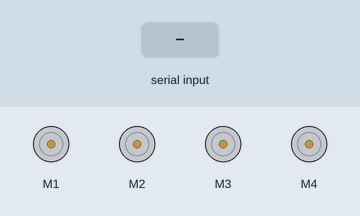
Recording of a sketch running on a simulated Arduino Uno, built with avr-gcc and run on an emulated ATmega328P. Parts: 4 × DC motor (green arrow = forward, orange = backward, longer = faster). The inputs (shaded band) are chosen by the test bench.

Above: at 1.2 s.
1.3 s: "F" received over the second serial link
At 2.2 s:
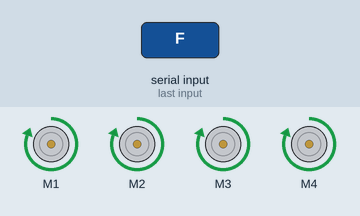
2.8 s: "B" received over the second serial link
At 3.3 s:
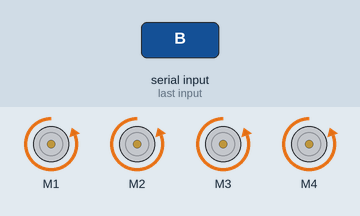
4.3 s: "L" received over the second serial link
At 5.5 s:
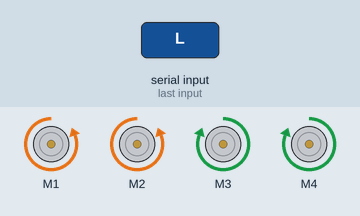
5.8 s: "R" received over the second serial link
At 6.8 s:
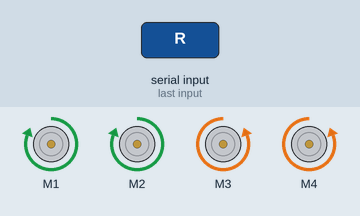
7.3 s: "1" received over the second serial link
At 7.9 s:
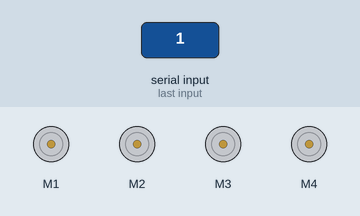
Timing chart, 0 to 9.8 s (numbered marks = the images above; inputs shaded):
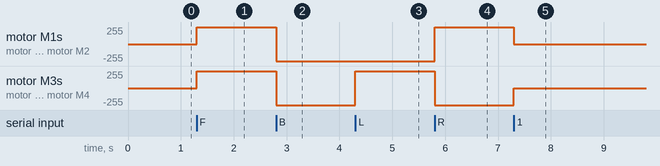

Measured:
- after the input at 1.3 s, motor M1–4: stopped → forward 255/255 at once
- after the input at 2.8 s, motor M1–4: forward 255/255 → backward 255/255 at once
- after the input at 4.3 s, motor M3, motor M4: backward 255/255 → forward 255/255 at once
- after the input at 5.8 s, motor M1, motor M2: backward 255/255 → forward 255/255 at once; motor M3, motor M4: forward 255/255 → backward 255/255 at once
- after the input at 7.3 s, motor M1, motor M2: forward 255/255 → stopped at once; motor M3, motor M4: backward 255/255 → stopped at once

The sketch:

BLUETOOTH_CAR.ino
```cpp
/*

  Arduino Bluetooth Controlled Car
  Install Adafruit Motor Shield Library before uploading this code.
  AFMotor Library https://learn.adafruit.com/adafruit-motor-shield/library-install

  -> If you need helping guide on how to install library for the motor shield or how to use motor shield then
     watch this: https://youtu.be/vooJEyco1J4

     Caution: Remove the jumper or switch off the battery switch before connecting the Arduino board to computer.

     For more support contact me on Telegram: @UtGoTech


*/

#include <AFMotor.h>
#include <SoftwareSerial.h>

SoftwareSerial bluetoothSerial(9, 10); // RX, TX

//initial motors pin
AF_DCMotor motor1(1, MOTOR12_1KHZ);
AF_DCMotor motor2(2, MOTOR12_1KHZ);
AF_DCMotor motor3(3, MOTOR34_1KHZ);
AF_DCMotor motor4(4, MOTOR34_1KHZ);

char command;

void setup()
{
  bluetoothSerial.begin(9600);  //Set the baud rate to your Bluetooth module.
}

void loop() {
  if (bluetoothSerial.available() > 0) {
    command = bluetoothSerial.read();

    Stop(); //initialize with motors stopped

    switch (command) {
      case 'F':
        forward();
        break;
      case 'B':
        back();
        break;
      case 'L':
        left();
        break;
      case 'R':
        right();
        break;
      // Add new cases for diagonal movements
      case 'FL':
        forwardLeft();
        break;
      case 'FR':
        forwardRight();
        break;
      case 'BL':
        backLeft();
        break;
      case 'BR':
        backRight();
        break;
    }
  }
}

void forward()
{
  motor1.setSpeed(255); //Define maximum velocity
  motor1.run(FORWARD);  //rotate the motor clockwise
  motor2.setSpeed(255); //Define maximum velocity
  motor2.run(FORWARD);  //rotate the motor clockwise
  motor3.setSpeed(255); //Define maximum velocity
  motor3.run(FORWARD);  //rotate the motor clockwise
  motor4.setSpeed(255); //Define maximum velocity
  motor4.run(FORWARD);  //rotate the motor clockwise
}

void back()
{
  motor1.setSpeed(255); //Define maximum velocity
  motor1.run(BACKWARD); //rotate the motor anti-clockwise
  motor2.setSpeed(255); //Define maximum velocity
  motor2.run(BACKWARD); //rotate the motor anti-clockwise
  motor3.setSpeed(255); //Define maximum velocity
  motor3.run(BACKWARD); //rotate the motor anti-clockwise
  motor4.setSpeed(255); //Define maximum velocity
  motor4.run(BACKWARD); //rotate the motor anti-clockwise
}

void left()
{
  motor1.setSpeed(255); //Define maximum velocity
  motor1.run(BACKWARD); //rotate the motor anti-clockwise
  motor2.setSpeed(255); //Define maximum velocity
  motor2.run(BACKWARD); //rotate the motor anti-clockwise
  motor3.setSpeed(255); //Define maximum velocity
  motor3.run(FORWARD);  //rotate the motor clockwise
  motor4.setSpeed(255); //Define maximum velocity
  motor4.run(FORWARD);  //rotate the motor clockwise
}

void right()
{
  motor1.setSpeed(255); //Define maximum velocity
  motor1.run(FORWARD);  //rotate the motor clockwise
  motor2.setSpeed(255); //Define maximum velocity
  motor2.run(FORWARD);  //rotate the motor clockwise
  motor3.setSpeed(255); //Define maximum velocity
  motor3.run(BACKWARD); //rotate the motor anti-clockwise
  motor4.setSpeed(255); //Define maximum velocity
  motor4.run(BACKWARD); //rotate the motor anti-clockwise
}

// Add new functions for diagonal movements
void forwardLeft()
{
  motor1.setSpeed(255); // Define maximum velocity
  motor1.run(FORWARD);  // rotate the motor clockwise
  motor2.setSpeed(0);   // Stop the motor
  motor3.setSpeed(0);   // Stop the motor
  motor4.setSpeed(255); // Define maximum velocity
  motor4.run(FORWARD);  // rotate the motor clockwise
}

void forwardRight()
{
  motor1.setSpeed(0);   // Stop the motor
  motor2.setSpeed(255); // Define maximum velocity
  motor2.run(FORWARD);  // rotate the motor clockwise
  motor3.setSpeed(255); // Define maximum velocity
  motor3.run(FORWARD);  // rotate the motor clockwise
  motor4.setSpeed(0);   // Stop the motor
}

void backLeft()
{
  motor1.setSpeed(0);   // Stop the motor
  motor2.setSpeed(255); // Define maximum velocity
  motor2.run(BACKWARD); // rotate the motor anti-clockwise
  motor3.setSpeed(255); // Define maximum velocity
  motor3.run(BACKWARD); // rotate the motor anti-clockwise
  motor4.setSpeed(0);   // Stop the motor
}

void backRight()
{
  motor1.setSpeed(255); // Define maximum velocity
  motor1.run(BACKWARD); // rotate the motor anti-clockwise
  motor2.setSpeed(0);   // Stop the motor
  motor3.setSpeed(0);   // Stop the motor
  motor4.setSpeed(255); // Define maximum velocity
  motor4.run(BACKWARD); // rotate the motor anti-clockwise
}

void Stop()
{
  motor1.setSpeed(0);  // Define minimum velocity
  motor1.run(RELEASE); // stop the motor when release the button
  motor2.setSpeed(0);  // Define minimum velocity
  motor2.run(RELEASE); // stop the motor when release the button
  motor3.setSpeed(0);  // Define minimum velocity
  motor3.run(RELEASE); // stop the motor when release the button
  motor4.setSpeed(0);  // Define minimum velocity
  motor4.run(RELEASE); // stop the motor when release the button
}
```
